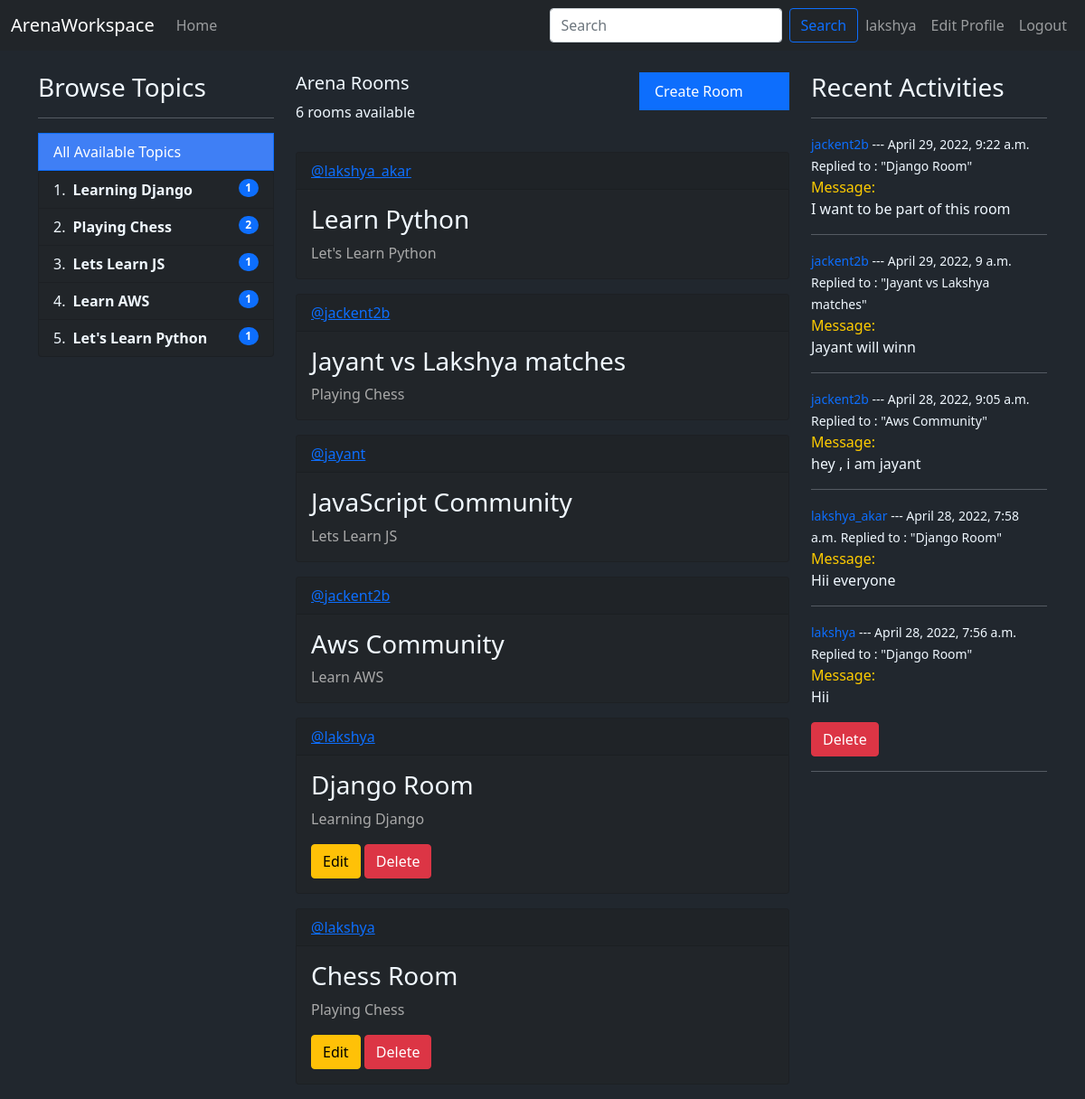
The app's page / (signed in) with its own data.
### myapp/models.py (models this page shows, shortened)
class Topic(models.Model):
    name = models.CharField(max_length=100)

class Room(models.Model):
    host =  models.ForeignKey(User, on_delete=models.SET_NULL, null= True)
    topic = models.ForeignKey(Topic, on_delete=models.SET_NULL, null= True)
    name = models.CharField(max_length=100)
    description = models.CharField(null=True, blank=True, max_length=1000)
    participants = models.ManyToManyField(User,related_name='participants', blank=True)
    updated = models.DateField(auto_now=True)
    created = models.DateTimeField(auto_now_add=True)
    class Meta:
        ordering = ['-updated','-created']
    def __str__(self):
        return self.name

class Message(models.Model):
    user = models.ForeignKey(User,on_delete=models.CASCADE)
    room = models.ForeignKey(Room,on_delete=models.CASCADE)
    body = models.TextField()
    updated = models.DateField(auto_now=True)
    created = models.DateTimeField(auto_now_add=True)
    class Meta:
        ordering = ['-updated','-created']

### myapp/views.py (the view)
# urls.py: 2. Add a URL to urlpatterns:  path('', views.home, name='home')
def home(request):
    q = request.GET.get('q') if request.GET.get('q') != None else ''
    rooms = Room.objects.filter(
        Q(topic__name__icontains = q) | Q(name__icontains = q) | Q(description__icontains = q)
    )
    topics = Topic.objects.all()
    room_count = rooms.count()
    room_messages = Message.objects.filter(
        Q(room__topic__name__icontains=q))[0:5]
    context = {"rooms":rooms , "topics":topics, "room_count":room_count, 'room_messages': room_messages}
    return render(request, "home.html",context)

### templates/home.html
{% extends 'main.html' %} {%block content%}
<div class="container">
  <div class="row">
    <div class="col-3">{% include 'topics.html' %}</div>
    <div class="col-6">{%include 'feed_component.html'%}</div>
    <div class="col-3">{% include 'activity_component.html' %}</div>
  </div>
</div>
{%endblock content%}

### templates/navbar.html (shortened to what this page needs)
<nav class="navbar fixed-top navbar-expand-lg navbar-dark bg-dark">
  <div class="container-fluid">
    <a class="navbar-brand" href="/">ArenaWorkspace</a>
    <div class="collapse navbar-collapse" id="navbarSupportedContent">
      <ul class="navbar-nav me-auto mb-2 mb-lg-0 navbar-nav-scroll">
        <li class="nav-item active">
          <a class="nav-link" href="/">Home </a>
        </li>
      </ul>
      <form class="d-flex" method="GET" action="{% url 'home' %}">
        <input
          class="form-control me-2"
          placeholder="Search"
          aria-label="Search"
          type="text"
          name="q"
          placeholder="Search Rooms"
        />
        <button class="btn btn-outline-primary" type="submit">Search</button>
      </form>
      <ul class="navbar-nav mb-2 mb-lg-0">
        {% if request.user.is_authenticated %}
        <li class="nav-item active">
          <a class="nav-link" href="{% url 'user-profile' user.id %}"
            >{{request.user}}
          </a>
        </li>
        <li class="nav-item active">
          <a class="nav-link" href="{% url 'update-user' %}">Edit Profile </a>
        </li>
        <li class="nav-item active">
          <a class="nav-link" href="/logout">Logout </a>
        </li>
        {% else %}
        <li class="nav-item active">
          <a class="nav-link" href="/login">Login </a>
        </li>
        {% endif %}
      </ul>
    </div>
  </div>
</nav>

### templates/topics.html
<div>
  <h3>Browse Topics</h3>
  <hr />
  <a
    href="{% url 'home' %}"
    class="list-group-item list-group-item-action active"
    aria-current="true"
    style="background-color: rgb(63, 127, 245)"
  >
    All Available Topics
  </a>
  <ol class="list-group list-group-numbered">
    {% for topic in topics%}
    <li
      style="background-color: #212529; color: aliceblue"
      class="list-group-item d-flex justify-content-between align-items-start"
    >
      <div class="ms-2 me-auto">
        <a
          href="{% url 'home' %}?q={{topic.name}}"
          class="fw-bold"
          style="color: aliceblue; text-decoration: none"
          >{{topic.name}}</a
        >
      </div>
      <span class="badge bg-primary rounded-pill"
        >{{topic.room_set.all.count}}</span
      >
    </li>
    {%endfor%}
  </ol>
</div>

### templates/feed_component.html
<div class="row">
  <div class="col-8">
    <h5>Arena Rooms</h5>
    <p>{{room_count}} rooms available</p>
  </div>
  {% if request.user == user %}
  <div class="col-4">
    <a
      href="{% url 'create-room' %}"
      class="list-group-item list-group-item-action active"
      aria-current="true"
    >
      Create Room
    </a>
  </div>
  {% endif %}
</div>
<div>
  {% for room in rooms%}
  <div class="card" style="background-color: #212529; margin: 1rem auto">
    <div class="card-header" style="color: rgb(63, 127, 245)">
      <a href="/user-profile/{{room.host.id}}">@{{room.host.username}}</a>
    </div>
    <div class="card-body">
      <h3 class="card-title">
        <a
          style="text-decoration: none; color: aliceblue"
          href="/room/{{room.id}}"
          >{{room.name}}</a
        >
      </h3>
      <p class="card-text" style="color: darkgray">{{room.topic.name}}</p>
      {% if request.user == room.host %}
      <a href="{% url 'update-room' room.id  %}" class="btn btn-warning">
        Edit</a
      >
      <a href="{% url 'delete-room' room.id %}" class="btn btn-danger"
        >Delete</a
      >
      {%endif%}
    </div>
  </div>
  {% endfor %}
</div>

### templates/activity_component.html
<h3>Recent Activities</h3>
<hr />
{% for message in room_messages %}
<div>
  <small
    ><span
      ><a href="/user-profile/{{message.user.id}}" style="text-decoration: none"
        >{{message.user}}</a
      ></span
    >
    --- {{message.created}}</small
  >
  <small>Replied to : "{{message.room}}"</small>
  <div>
    <span style="color: #ffcc00">Message:</span>
    <p>{{message.body}}</p>
  </div>
  {% if request.user == message.user %}
  <a href="{% url 'delete-message' message.id%}" class="btn btn-danger"
    >Delete</a
  >
  {% endif %}
  <hr />
</div>
{% endfor %}

### templates/main.html (style rules this page uses)
body { margin-top: 5rem; background-color: #21272e; color: aliceblue; }

### records on screen
Topic: name "Learning Django", room_set.all.count "1"
Topic: name "Playing Chess", room_set.all.count "2"
Topic: name "Lets Learn JS", room_set.all.count "1"
Topic: name "Learn AWS", room_set.all.count "1"
Topic: name "Let's Learn Python", room_set.all.count "1"
Room: host.username "lakshya_akar", name "Learn Python", topic.name "Let's Learn Python"
Room: host.username "jackent2b", name "Jayant vs Lakshya matches", topic.name "Playing Chess"
Room: host.username "jayant", name "JavaScript Community", topic.name "Lets Learn JS"
Room: host.username "jackent2b", name "Aws Community", topic.name "Learn AWS"
Room: host.username "lakshya", name "Django Room", topic.name "Learning Django", shows "Edit"
Room: host.username "lakshya", name "Chess Room", topic.name "Playing Chess", shows "Edit"
Message: user "jackent2b", created "April 29, 2022, 9:22 a.m.", room "Django Room", body "I want to be part of this room"
Message: user "jackent2b", created "April 29, 2022, 9 a.m.", room "Jayant vs Lakshya matches", body "Jayant will winn"
Message: user "jackent2b", created "April 28, 2022, 9:05 a.m.", room "Aws Community", body "hey , i am jayant"
Message: user "lakshya_akar", created "April 28, 2022, 7:58 a.m.", room "Django Room", body "Hii everyone"
Message: user "lakshya", created "April 28, 2022, 7:56 a.m.", room "Django Room", body "Hii", shows "Delete"

### other values on screen
{{ request.user }} "lakshya"
{{ room_count }} "6"
